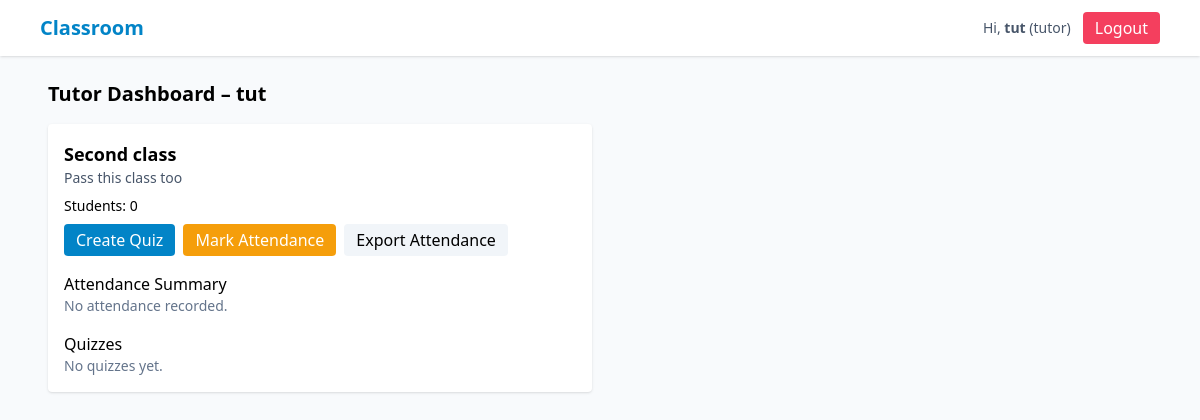
The page /tutor (signed in) on the database as committed earlier.
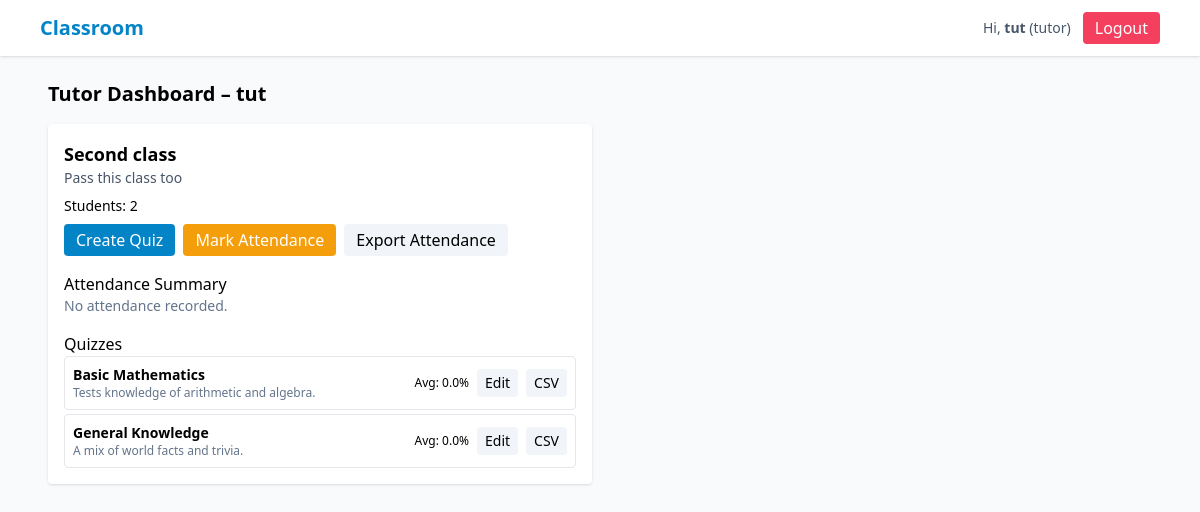
The same page on the database as committed later.
### tables this page shows
CREATE TABLE users (
      id INTEGER PRIMARY KEY AUTOINCREMENT,
      name TEXT NOT NULL,
      email TEXT UNIQUE NOT NULL,
      password_hash TEXT NOT NULL,
      role TEXT NOT NULL CHECK(role IN ('admin','tutor','student')),
      created_at TEXT NOT NULL
    );

CREATE TABLE classes (
      id INTEGER PRIMARY KEY AUTOINCREMENT,
      title TEXT NOT NULL,
      description TEXT,
      tutor_id INTEGER NOT NULL,
      created_at TEXT NOT NULL,
      FOREIGN KEY(tutor_id) REFERENCES users(id) ON DELETE CASCADE
    );

CREATE TABLE quizzes (
      id INTEGER PRIMARY KEY AUTOINCREMENT,
      class_id INTEGER NOT NULL,
      title TEXT NOT NULL,
      description TEXT,
      created_by INTEGER NOT NULL,
      created_at TEXT NOT NULL,
      FOREIGN KEY(class_id) REFERENCES classes(id) ON DELETE CASCADE,
      FOREIGN KEY(created_by) REFERENCES users(id) ON DELETE SET NULL
    );

### app.py (the view)
@app.route("/tutor")
@login_required
def tutor_dashboard():
    if current_user.role != "tutor":
        flash("Only tutors can access tutor dashboard", "danger")
        return redirect(url_for("index"))
    classes = DB.get_classes_for_tutor(current_user.id)
    class_data = []
    for c in classes:
        quizzes = DB.get_quizzes_for_class(c["id"])
        quiz_stats = []
        for q in quizzes:
            subs = DB.get_submissions_for_quiz(q["id"])
            avg = round(sum([s["score"] for s in subs]) / len(subs), 2) if subs else 0.0
            quiz_stats.append({"quiz": q, "avg_score": avg, "num_submissions": len(subs)})
        class_data.append({"class": c, "quizzes": quiz_stats, "students": DB.get_students_in_class(c["id"])})
    return render_template("tutor_dashboard.html", class_data=class_data)

### app.py (called while the page is built)
@login_manager.user_loader
def load_user(user_id):
    row = DB.get_user_by_id(int(user_id))
    if row:
        return User(row)
    return None

### db.py (called while the page is built)
def get_connection():
    conn = sqlite3.connect(DB_PATH, timeout=5, detect_types=sqlite3.PARSE_DECLTYPES, check_same_thread=False)
    conn.row_factory = sqlite3.Row
    conn.execute("PRAGMA foreign_keys = ON;")
    return conn

def get_user_by_id(uid: int) -> Optional[sqlite3.Row]:
    conn = get_connection()
    cur = conn.cursor()
    cur.execute("SELECT * FROM users WHERE id = ?", (uid,))
    r = cur.fetchone()
    conn.close()
    return r

def get_classes_for_tutor(tutor_id: int):
    conn = get_connection()
    cur = conn.cursor()
    cur.execute("SELECT * FROM classes WHERE tutor_id = ?", (tutor_id,))
    rows = cur.fetchall()
    conn.close()
    return rows

def get_students_in_class(class_id: int):
    conn = get_connection()
    cur = conn.cursor()
    cur.execute("""
      SELECT u.* FROM users u
      JOIN enrollments e ON e.user_id = u.id
      WHERE e.class_id = ? AND u.role = 'student'
    """, (class_id,))
    rows = cur.fetchall()
    conn.close()
    return rows

def get_quizzes_for_class(class_id: int):
    conn = get_connection()
    cur = conn.cursor()
    cur.execute("SELECT * FROM quizzes WHERE class_id = ?", (class_id,))
    rows = cur.fetchall()
    conn.close()
    return rows

def get_submissions_for_quiz(quiz_id: int):
    conn = get_connection()
    cur = conn.cursor()
    cur.execute("""
      SELECT s.*, u.name as student_name, u.email as student_email
      FROM submissions s JOIN users u ON u.id = s.student_id
      WHERE s.quiz_id = ?
      ORDER BY s.score DESC
    """, (quiz_id,))
    rows = cur.fetchall()
    conn.close()
    return rows

### templates/tutor_dashboard.html (shortened to what this page needs)
{% extends "base.html" %}
{% block content %}
<h2 class="text-xl font-bold mb-4">Tutor Dashboard – {{ current_user.name }}</h2>
<div class="grid md:grid-cols-2 gap-4">
  {% for entry in class_data %}
  <div class="bg-white p-4 rounded shadow">
    <h3 class="font-semibold text-lg">{{ entry.class.title }}</h3>
    <p class="text-sm text-slate-600 mb-2">{{ entry.class.description }}</p>
    <div class="text-sm mb-2">Students: {{ entry.students|length }}</div>
    <div class="flex gap-2 mb-4">
      <a href="{{ url_for('tutor_upload_quiz', class_id=entry.class.id) }}" class="px-3 py-1 bg-sky-600 text-white rounded">Create Quiz</a>
      <a href="{{ url_for('tutor_attendance', class_id=entry.class.id) }}" class="px-3 py-1 bg-amber-500 text-white rounded">Mark Attendance</a>
      <a href="{{ url_for('export_attendance', class_id=entry.class.id) }}" class="px-3 py-1 bg-slate-100 rounded">Export Attendance</a>
    </div>
    <h4 class="font-medium">Attendance Summary</h4>
    <ul class="mb-4 text-sm">
      {% for day in entry.attendance %}
      <li>{{ day.date }}: P={{ day.present }}, A={{ day.absent }}, J={{ day.justified }}</li>
      {% else %}
      <li class="text-slate-500">No attendance recorded.</li>
      {% endfor %}
    </ul>
    <h4 class="font-medium">Quizzes</h4>
    <ul class="space-y-1 text-sm">
      {% for stats in entry.quizzes %}
      <li class="flex justify-between items-center border rounded p-2">
        <div>
          <strong>{{ stats.quiz.title }}</strong>
          <div class="text-xs text-slate-500">{{ stats.quiz.description or '' }}</div>
        </div>
        <div class="flex gap-2 items-center">
          <div class="text-xs">Avg: {{ stats.avg_score }}%</div>
          <a href="{{ url_for('edit_quiz', quiz_id=stats.quiz.id) }}" class="px-2 py-1 bg-slate-100 rounded">Edit</a>
          <a href="{{ url_for('export_quiz_csv', quiz_id=stats.quiz.id) }}" class="px-2 py-1 bg-slate-100 rounded">CSV</a>
        </div>
      </li>
      {% else %}
      <li class="text-slate-500">No quizzes yet.</li>
      {% endfor %}
    </ul>
  </div>
  {% else %}
  <p class="text-slate-500">No classes yet. Create one to get started.</p>
  {% endfor %}
</div>
{% endblock %}

### templates/base.html (shortened to what this page needs)
<!doctype html>
<html lang="en">
<head>
  <script src="https://cdn.tailwindcss.com"></script>
</head>
<body class="bg-slate-50 min-h-screen">
  <nav class="bg-white shadow">
    <div class="max-w-6xl mx-auto px-4 py-3 flex justify-between items-center">
      <a class="text-xl font-semibold text-sky-600" href="{{ url_for('index') }}">Classroom</a>
      <div class="flex items-center gap-3">
        {% if current_user.is_authenticated %}
          <span class="text-sm text-slate-600">Hi, <strong>{{ current_user.name }}</strong> ({{ current_user.role }})</span>
          <a class="px-3 py-1 bg-rose-500 text-white rounded" href="{{ url_for('logout') }}">Logout</a>
        {% else %}
          <a class="px-3 py-1 bg-sky-600 text-white rounded" href="{{ url_for('login') }}">Login</a>
        {% endif %}
      </div>
    </div>
  </nav>
  <main class="max-w-6xl mx-auto p-6">
    {% block content %}{% endblock %}
  </main>
</body>
</html>

Rows that differ between the two databases and show on the page:
added quizzes: quiz "Basic Mathematics", quiz "Tests knowledge of arithmetic and algebra."
added quizzes: quiz "General Knowledge", quiz "A mix of world facts and trivia."
Other text that changed with them:
new list line: "Second class Pass this class too"
new list line: "Students: 2 Create Quiz Mark Attendance Export Attendance Attendance Summary No attendance recorded. Quizzes Avg: 0.0 % Edit CSV Avg: 0.0 % Edit CSV"
list line gone: "Second class Pass this class too"
list line gone: "Students: 0 Create Quiz Mark Attendance Export Attendance Attendance Summary No attendance recorded. Quizzes No quizzes yet."
